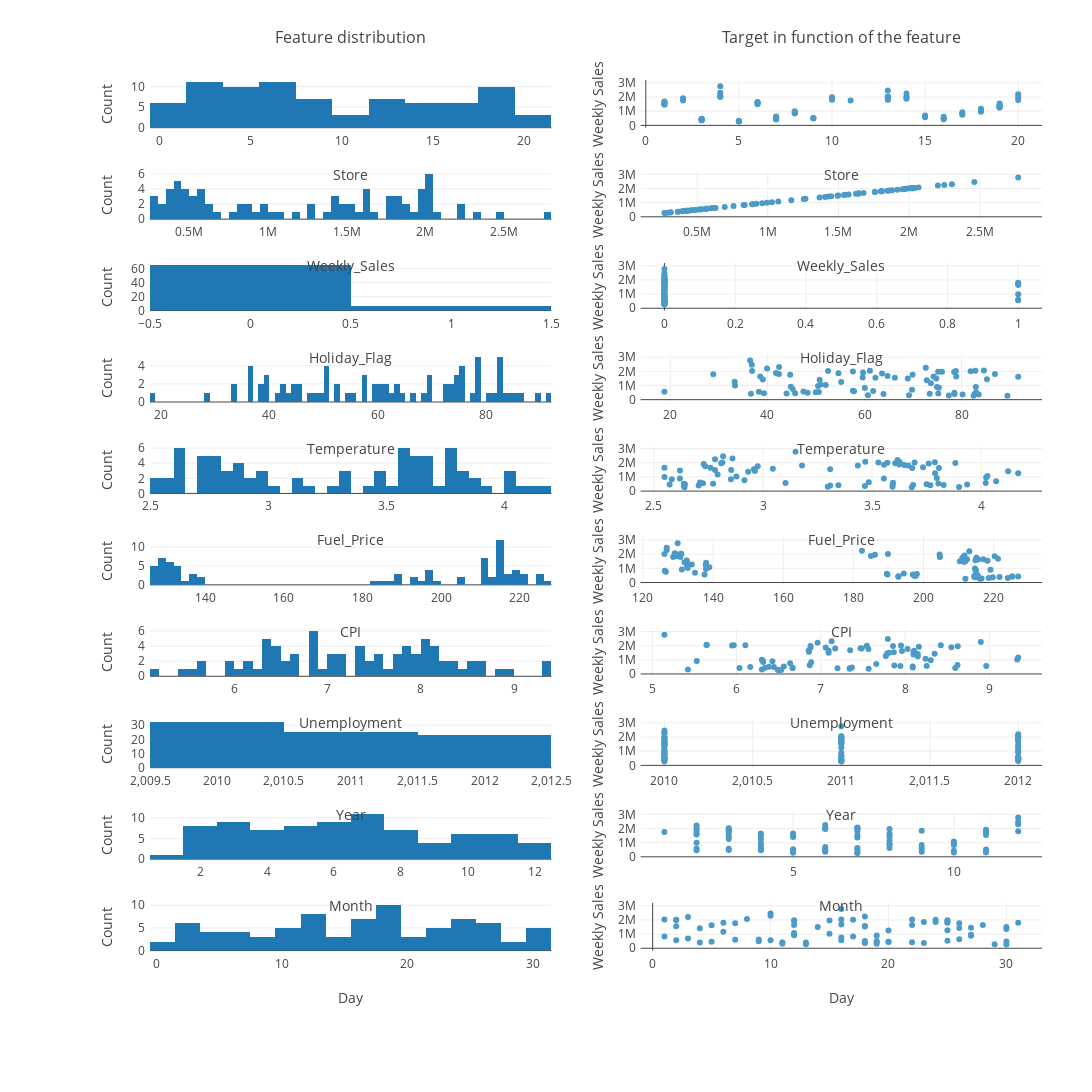

This figure's notebook cell:
### Markdown cell above
After verification the day of the week is useless to extract, it seems that the day of the week is always friday, it must be the day where the report is done.

### Code cell
fig_vis= make_subplots(rows = 11, cols = 2, subplot_titles = ("Feature distribution", "Target in function of the feature"), row_heights= [700, 700,700,700,700,700,700,700,700,700,700])
n_row = 1
for col in dataset.columns:

    fig = (px.scatter(x = dataset.loc[:,col], 
                        y = (dataset.loc[:,'Weekly_Sales']) ))
    fig_vis.add_trace(fig.data[0], 
                    row = n_row,
                    col = 2,
                     )

    fig_vis.add_trace(go.Histogram(x = dataset[col], nbinsx = dataset[col].nunique(), marker=dict(color='#1f77b4')), 
                row = n_row,
                col = 1,
                 )

    n_row +=1

fig_vis.update_layout(
    height=3500, 
    width=1500,
    yaxis1_title = 'Count',
    yaxis2_title = 'Weekly Sales',
    yaxis3_title = 'Count',
    yaxis4_title = 'Weekly Sales',
    yaxis5_title = 'Count',
    yaxis6_title = 'Weekly Sales',
    yaxis7_title = 'Count',
    yaxis8_title = 'Weekly Sales',
    yaxis9_title = 'Count',
    yaxis10_title = 'Weekly Sales',
    yaxis11_title = 'Count',
    yaxis12_title = 'Weekly Sales',
    yaxis13_title = 'Count',
    yaxis14_title = 'Weekly Sales',
    yaxis15_title = 'Count',
    yaxis16_title = 'Weekly Sales',
    yaxis17_title = 'Count',
    yaxis18_title = 'Weekly Sales',
    yaxis19_title = 'Count',
    yaxis20_title = 'Weekly Sales',
    yaxis21_title = 'Count',
    yaxis22_title = 'Weekly Sales',
    xaxis1_title = 'Store',
    xaxis2_title = 'Store',
    xaxis3_title = 'Weekly_Sales',
    xaxis4_title = 'Weekly_Sales',
    xaxis5_title = 'Holiday_Flag',
    xaxis6_title = 'Holiday_Flag',
    xaxis7_title = 'Temperature',
    xaxis8_title = 'Temperature',
    xaxis9_title = 'Fuel_Price',
    xaxis10_title = 'Fuel_Price',
    xaxis11_title = 'CPI',
    xaxis12_title = 'CPI',
    xaxis13_title = 'Unemployment',
    xaxis14_title = 'Unemployment',
    xaxis15_title = 'Year',
    xaxis16_title = 'Year',
    xaxis17_title = 'Month',
    xaxis18_title = 'Month',
    xaxis19_title = 'Day',
    xaxis20_title = 'Day',
    xaxis21_title = 'DayOfWeek',
    xaxis22_title = 'DayOfWeek',
    
    title={
        'y':0.99,
        'x':0.5,
        'xanchor': 'center',
        'yanchor': 'top'},
    showlegend = False,
    margin=go.layout.Margin(l=150,
                                                r=50,
                                                b=50,
                                                t=80,
                                                pad = 4
                                                ),
) 
fig_vis.update_annotations(yshift=30)
